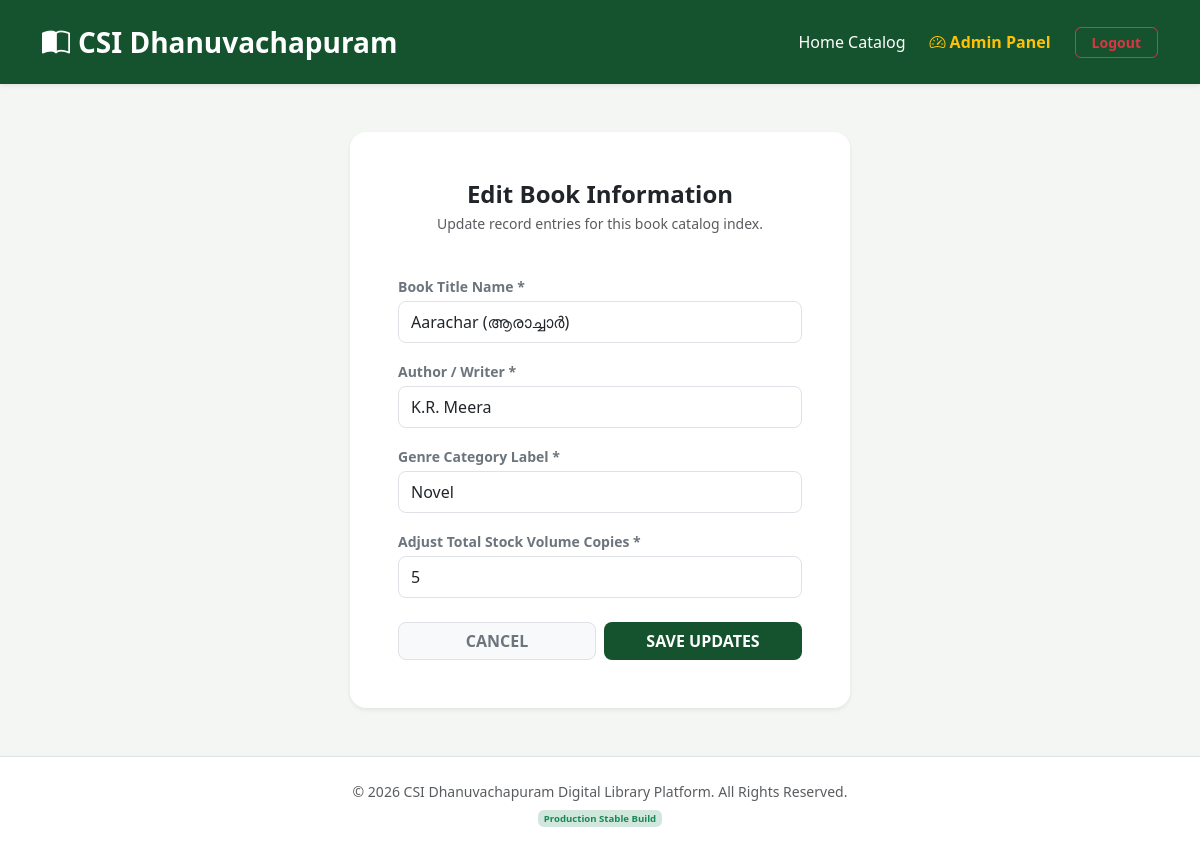
Screenshot of /admin/edit/1 (signed in) with the database file from the repository.
### tables this page shows
CREATE TABLE books (
            id INTEGER PRIMARY KEY AUTOINCREMENT,
            title TEXT NOT NULL,
            author TEXT NOT NULL,
            category TEXT NOT NULL,
            image_url TEXT,
            total_copies INTEGER NOT NULL,
            available_copies INTEGER NOT NULL
        );

### app.py (the view, shortened to what this page needs)
@app.route("/admin/edit/<int:book_id>", methods=["GET", "POST"])
def edit_book(book_id):
    if not session.get("is_admin"):
        return redirect(url_for("admin_login"))
    conn = get_db_connection()
    book = conn.execute("SELECT * FROM books WHERE id = ?", (book_id,)).fetchone()
    conn.close()
    return render_template("edit_book.html", book=book)

### app.py (called while the page is built)
def get_db_connection():
    conn = sqlite3.connect(DB_FILE)
    conn.row_factory = sqlite3.Row
    return conn

### templates/edit_book.html
{% extends 'base.html' %}
{% block content %}
<div class="d-flex justify-content-center align-items-center my-4">
    <div class="card border-0 shadow-sm rounded-4 p-4 p-sm-5 w-100" style="max-width: 500px;">
        <div class="mb-4 text-center">
            <h4 class="fw-bold text-dark tracking-tight m-0">Edit Book Information</h4>
            <p class="text-muted small mt-1">Update record entries for this book catalog index.</p>
        </div>
        <form method="POST" action="{{ url_for('edit_book', book_id=book.id) }}" class="d-flex flex-column gap-3">
            <div>
                <label class="form-label small text-secondary fw-semibold mb-1">Book Title Name *</label>
                <input type="text" name="title" value="{{ book.title }}" required class="form-control rounded-3 border py-2 text-dark shadow-none">
            </div>
            <div>
                <label class="form-label small text-secondary fw-semibold mb-1">Author / Writer *</label>
                <input type="text" name="author" value="{{ book.author }}" required class="form-control rounded-3 border py-2 text-dark shadow-none">
            </div>
            <div>
                <label class="form-label small text-secondary fw-semibold mb-1">Genre Category Label *</label>
                <input type="text" name="category" value="{{ book.category }}" required class="form-control rounded-3 border py-2 text-dark shadow-none">
            </div>
            <div>
                <label class="form-label small text-secondary fw-semibold mb-1">Adjust Total Stock Volume Copies *</label>
                <input type="number" name="copies" value="{{ book.total_copies }}" min="1" required class="form-control rounded-3 border py-2 text-dark shadow-none">
            </div>
            <div class="d-flex gap-2 mt-2">
                <a href="{{ url_for('admin_portal') }}" class="btn btn-light border w-50 py-2.5 rounded-3 fw-bold small text-uppercase text-secondary">Cancel</a>
                <button type="submit" class="btn btn-csi w-50 py-2.5 rounded-3 fw-bold small text-uppercase">Save Updates</button>
            </div>
        </form>
    </div>
</div>
{% endblock %}

### templates/base.html (style rules this page uses)
:root { --csi-green: #14532d; }
body { background-color: #f4f6f4; font-family: system-ui, -apple-system, sans-serif; }
.btn-csi { background-color: var(--csi-green); color: white; border: none; font-weight: 600; }

### rows the page displays
books: title "Aarachar (ആരാച്ചാർ)", author "K.R. Meera", category "Novel", copies "5"
